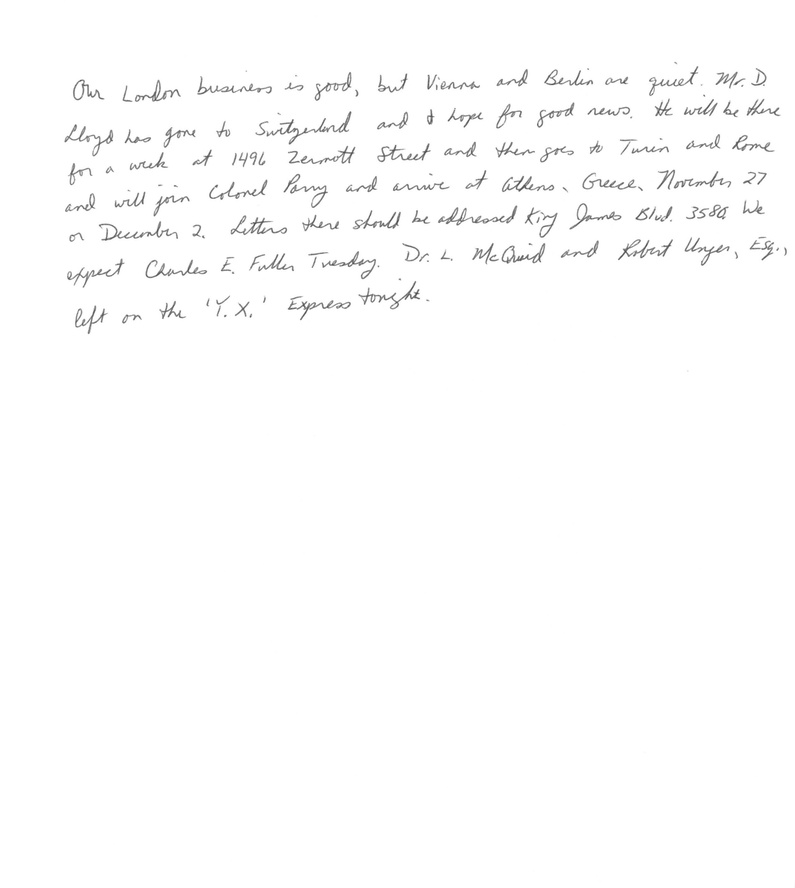
#> input picture trOCR/Left-Handed Source/w0034_s01_pLND_r01.jpeg, 795 x 888 px, shrunk from 2521 x 2818 before the run; its folder holds only this picture in this run
$ python -i feature_extraction.py   (imports and definitions only)
#> lines starting #> are read from the running program, lines starting #| are printed output that depends on the picture; after the words box and inside, x2 and y2 are one past the last pixel; in counts of white or black regions, pixels touching at a corner belong together
#> further down, picture is the input picture: shape (888, 795, 3); min 66, max 255, mean 252.5
import os
from transformers import TrOCRProcessor, VisionEncoderDecoderModel
from PIL import Image
import cv2  # OpenCV for additional image processing
import numpy as np
import pandas as pd  # Import pandas for saving results to CSV

# Initialize the processor and model
# [1 line that did not run here, left out]
# [1 line that did not run here, left out]

# Define the directory containing your handwriting samples
directory = r'C:\Users\16154\vu\Group Project\project 4\Handwriting_CNN\trOCR\Right-Handed Processed'

# Initialize a list to store results
results = []

# Function to analyze the slant of handwriting
def analyze_slant(image):
    gray = cv2.cvtColor(np.array(image), cv2.COLOR_RGB2GRAY)
    edges = cv2.Canny(gray, 50, 150)
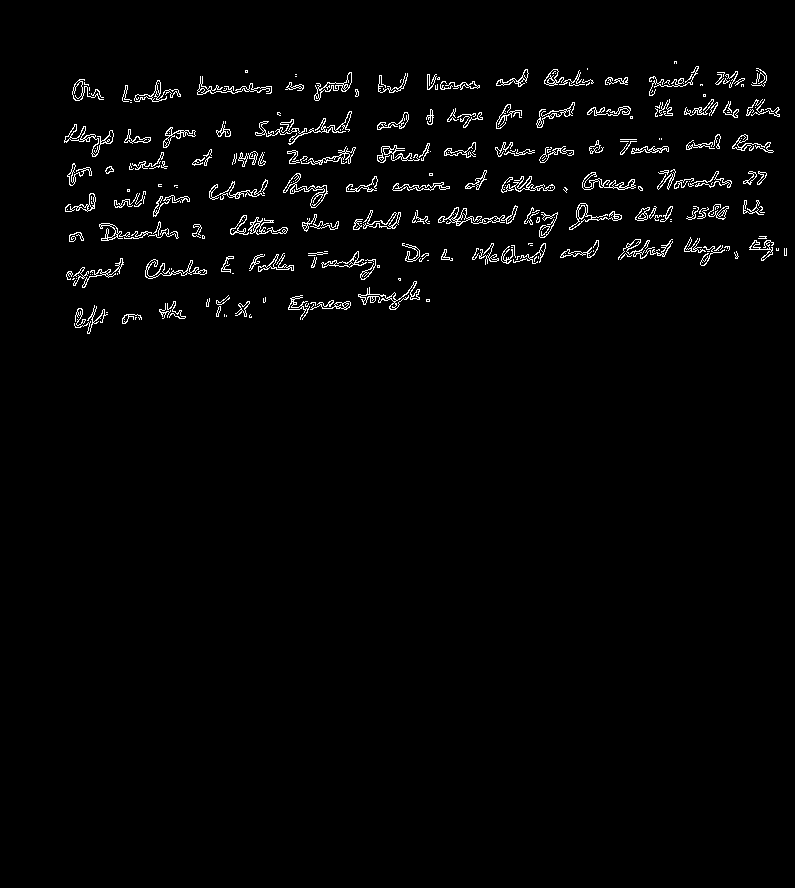
#> edges: shape (888, 795); 2.1% white in thin lines or dots, all inside (x1, y1, x2, y2) = (64, 61, 787, 334)
    lines = cv2.HoughLinesP(edges, 1, np.pi / 180, threshold=100, minLineLength=50, maxLineGap=10)
#> lines = 63 rows, first 6: [446, 223, 511, 221], [472, 259, 542, 256], [497, 153, 573, 151], [198, 89, 271, 88], [101, 238, 177, 234], [312, 263, 375, 261]
    if lines is not None:
        angles = [np.arctan2(y2 - y1, x2 - x1) * 180 / np.pi for x1, y1, x2, y2 in lines[:, 0]]
#> angles = 63 values, max 0 at index 43, min -3.45 at index 32, mean -1.92
        avg_angle = np.mean(angles) if len(angles) > 0 else 0
#> avg_angle = -1.92
    else:
        avg_angle = 0
    return avg_angle

# Function to analyze stroke direction
# [58 lines left out: functions analyze_stroke_direction, calculate_curvature, analyze_curvature_and_smoothness, analyze_pressure_distribution, preprocess_image, not called in this run]

# Process each image in the directory
# [27 lines not run here, left out]

# Add a 'Handedness' column to the results
handedness_label = 1  # Change to 1 for right-handed samples

# Process each image in the directory
# [28 lines not run here, left out]

# Save results to a CSV file
results_df = pd.DataFrame(results)
# [3 lines not run here, left out]

>>> import cv2
>>> picture = cv2.cvtColor(cv2.imread('../Left-Handed Source/w0034_s01_pLND_r01.jpeg'), cv2.COLOR_BGR2RGB)
>>> result = analyze_slant(picture)
#> result = -1.92

$ run again, on trOCR/Left-Handed Source/w0129_s01_pLND_r01.jpeg
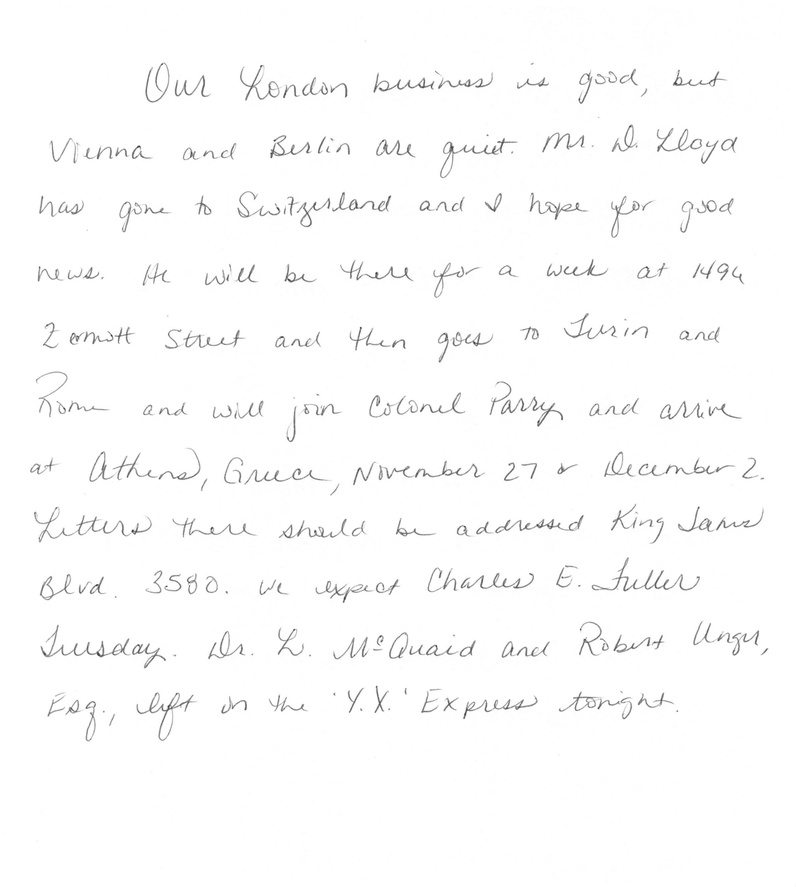
#> input picture trOCR/Left-Handed Source/w0129_s01_pLND_r01.jpeg, 796 x 887 px, shrunk from 2521 x 2808 before the run
#> picture is the input picture: shape (887, 796, 3); min 49, max 255, mean 251.4
#> in analyze_slant, `edges = cv2.Canny(gray, 50, 150)`:
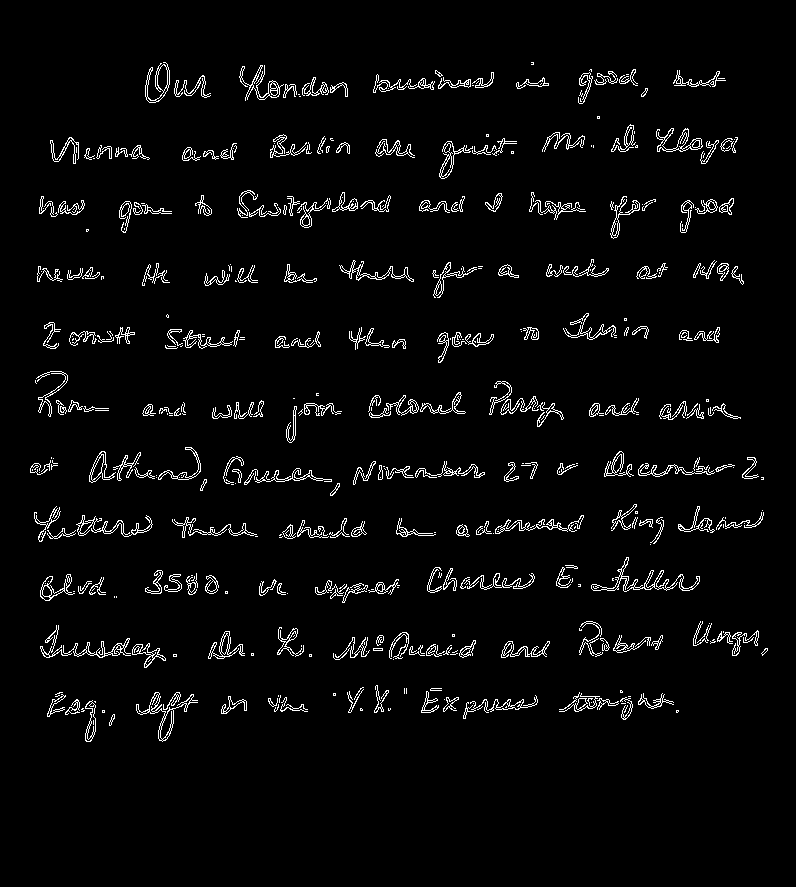
#> edges: shape (887, 796); 3.6% white in thin lines or dots, all inside (x1, y1, x2, y2) = (30, 62, 768, 742)
#> lines = 167 rows, first 6: [147, 587, 218, 587], [244, 85, 346, 85], [661, 410, 724, 410], [604, 473, 713, 473], [693, 524, 759, 523], [427, 587, 529, 585]
#> angles = 167 values, max 1.68 at index 99, min -2.64 at index 94, mean -0.498
#> avg_angle = -0.498

$ run again, on trOCR/Left-Handed Source/w0138_s01_pLND_r01.jpeg
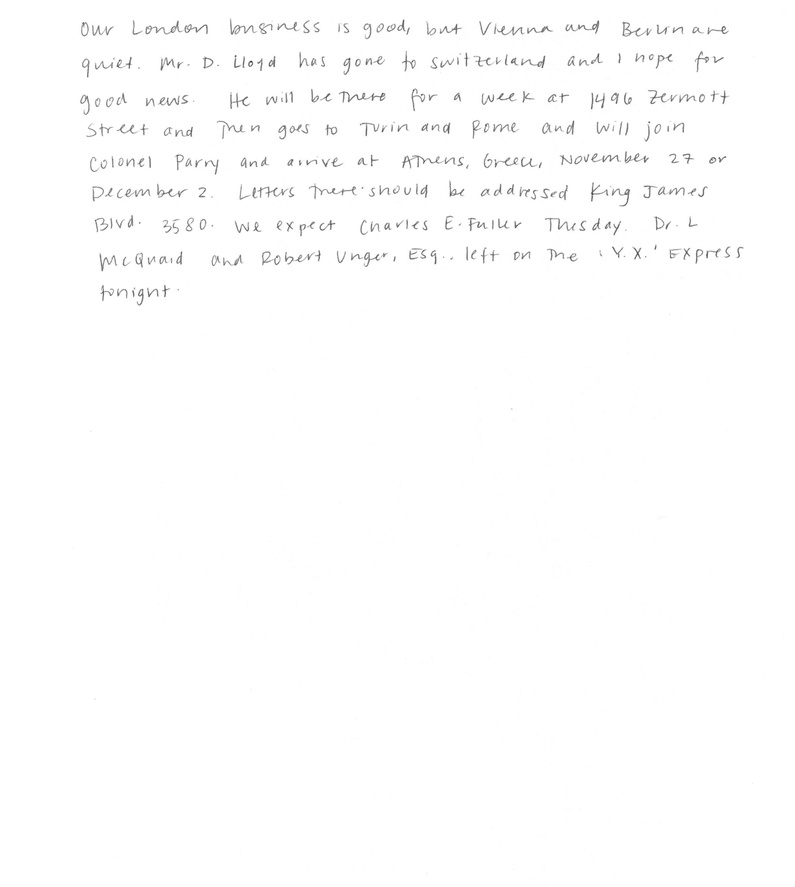
#> input picture trOCR/Left-Handed Source/w0138_s01_pLND_r01.jpeg, 795 x 887 px, shrunk from 2521 x 2811 before the run
#> picture is the input picture: shape (887, 795, 3); min 52, max 255, mean 253.1
#> in analyze_slant, `edges = cv2.Canny(gray, 50, 150)`:
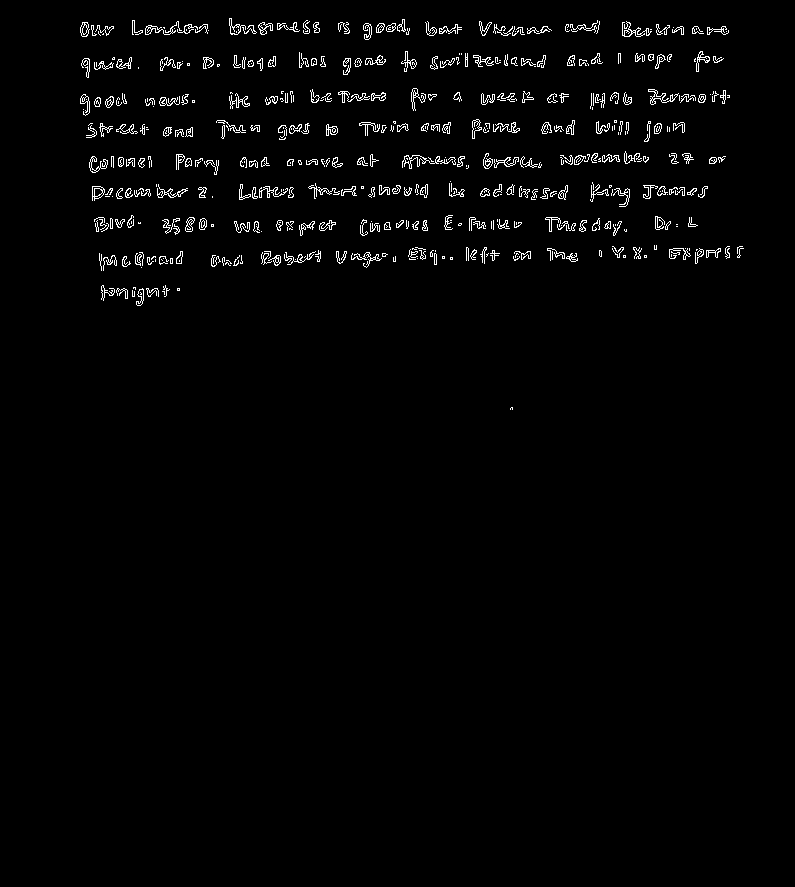
#> edges: shape (887, 795); 1.9% white in thin lines or dots, all inside (x1, y1, x2, y2) = (80, 18, 744, 410)
#> lines = 98 rows, first 6: [622, 31, 728, 31], [622, 29, 726, 29], [561, 161, 646, 161], [432, 61, 530, 59], [92, 194, 180, 194], [480, 30, 551, 30]
#> angles = 98 values, max 1.51 at index 76, min -1.85 at index 84, mean -0.202
#> avg_angle = -0.202

$ run again, on trOCR/Left-Handed Source/w0240_s01_pLND_r01.jpeg
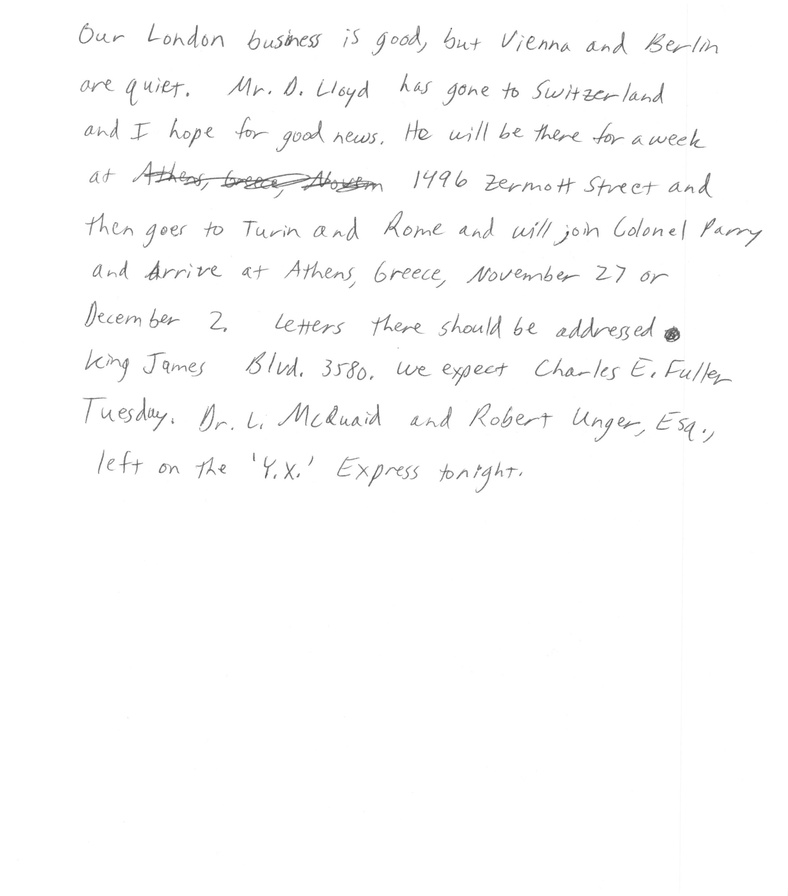
#> input picture trOCR/Left-Handed Source/w0240_s01_pLND_r01.jpeg, 788 x 896 px, shrunk from 2518 x 2864 before the run
#> picture is the input picture: shape (896, 788, 3); min 63, max 255, mean 251.9
#> in analyze_slant, `edges = cv2.Canny(gray, 50, 150)`:
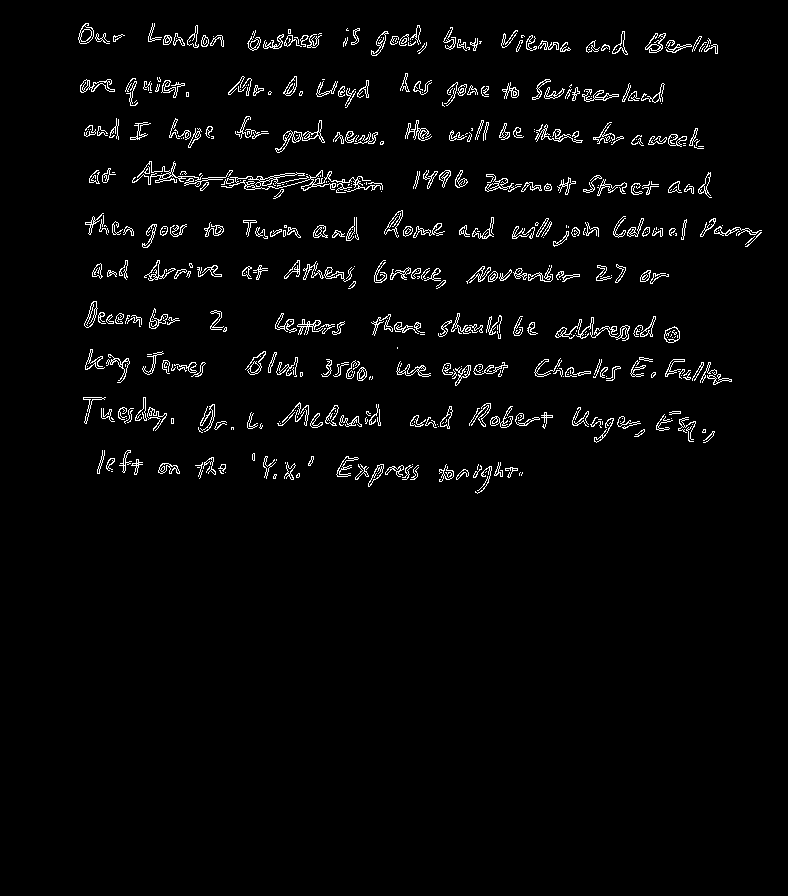
#> edges: shape (896, 788); 2.9% white in thin lines or dots, all inside (x1, y1, x2, y2) = (78, 23, 762, 494)
#> lines = 123 rows, first 6: [305, 180, 360, 181], [646, 46, 717, 47], [227, 178, 277, 180], [636, 136, 695, 136], [137, 176, 276, 178], [702, 231, 758, 231]
#> angles = 123 values, max 2.45 at index 63, min -1.85 at index 112, mean 0.658
#> avg_angle = 0.658
